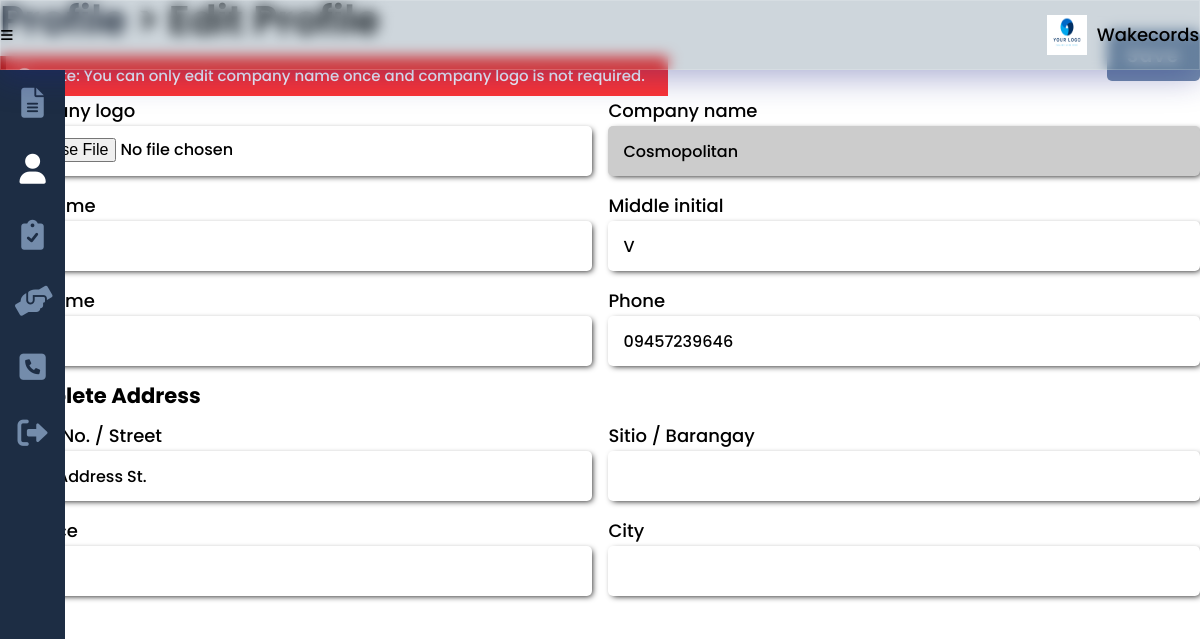
The page /edit_profile.php (signed in) on the database its author committed.
### tables this page shows
CREATE TABLE `provider` (
  `provider_id` int(8) NOT NULL,
  `provider_logo` varchar(100) NOT NULL,
  `provider_company` varchar(25) NOT NULL,
  `provider_desc` varchar(200) NOT NULL,
  `provider_fname` varchar(25) NOT NULL,
  `provider_mi` char(1) NOT NULL,
  `provider_lname` varchar(25) NOT NULL,
  `provider_type` varchar(15) NOT NULL,
  `provider_phone` varchar(11) NOT NULL,
  `provider_address` varchar(300) NOT NULL,
  `provider_email` varchar(50) NOT NULL,
  `provider_pass` varchar(100) NOT NULL
);

### others/db.php (called while the page is built, shortened)
<?php
	class DB
	{
		static $hostname = "localhost";
		static $dbname = "wakecords";
		static $username  = "root";
		static $password = "";
		public static function query($sql, $params=array(), $transactType)
		{
			$rows = array();
			try
			{
				$db = new PDO("mysql:host=". self::$hostname ."; dbname=". self::$dbname,  self::$username,  self::$password);
				$db->setAttribute(PDO::ATTR_ERRMODE, PDO::ERRMODE_EXCEPTION);
				$cmd = $db->prepare($sql);
				$cmd->execute($params);
				if($transactType == "READ")
					$rows = $cmd->fetchAll();
				else
					$rows = $db->lastInsertId();
			}
			catch(PDOException $e)
			{
				echo $e->getMessage();
			}
			return $rows;
		}
	}

### edit_profile.php (the view, shortened to what this page needs)
<?php
	include("others/functions.php");
	include("others/head.php");
	$user = current_user();
?>
<body>
	<div class="container">
		<?php include("others/header.php"); ?>
		<div class="banner">
			<?php
			include("others/sidebar.php"); ?>
			<section class="banner-con">
				<div class="wrapper">
					<div class="banner-div">
						<h2><a href="profile.php">Profile</a> <span>> Edit Profile</span></h2>
						<?php
						if(user_type() == "provider"){
							messaging("error", "Note: You can only edit company name once and company logo is not required.");
						}
						?>
						<form class="profile <?php echo (user_type() == "admin") ? "column":""; ?>" method="post" enctype="multipart/form-data">
							<?php
							if(user_type() == "admin"){
							?>
								<div>
									<label for="label-name">First name</label>
									<input type="text" name="txtfn" id="label-name" value="<?php echo $user['admin_fname']; ?>" required>
								</div>
								<div>
									<label for="label-name">Middle initial</label>
									<input type="text" name="txtmi" id="label-name" value="<?php echo $user['admin_mi']; ?>" maxlength="1" required>
								</div>
								<div>
									<label for="label-name">Last name</label>
									<input type="text" name="txtln" id="label-name" value="<?php echo $user['admin_lname']; ?>" required>
								</div>
							<?php
							}
							else {
								if(user_type() == "provider"){
									$name = (empty($user['provider_company'])) ? 'required':'readonly';
									echo "
									<div>
										<label>Company logo</label>
										<input class='' type='file' name='file_logo'>
									</div>
									<div>
										<label>Company name</label>
										<input class='".$name."' type='text' name='txtcn' value='".$user['provider_company']."' ".$name.">
									</div>
									";
								}
							?>
								<div>
									<label for="label-name">First name</label>
									<input type="text" name="txtfn" id="label-name" value="<?php echo (user_type() == 'seeker')?$user['seeker_fname']:$user['provider_fname']; ?>" required>
								</div>
								<div>
									<label for="label-name">Middle initial</label>
									<input type="text" name="txtmi" id="label-name" value="<?php echo (user_type() == 'seeker')?$user['seeker_mi']:$user['provider_mi']; ?>" maxlength="1" required>
								</div>
								<div>
									<label for="label-name">Last name</label>
									<input type="text" name="txtln" id="label-name" value="<?php echo (user_type() == 'seeker')?$user['seeker_lname']:$user['provider_lname']; ?>" required>
								</div>
								<div>
									<label for="label-name">Phone</label>
									<input type="text" name="txtphone" id="label-name" value="<?php echo (user_type() == 'seeker')?$user['seeker_phone']:$user['provider_phone']; ?>" maxlength="11" placeholder="Ex. 09998765432" required>
								</div>
								<h3 style='width:100%;'>Complete Address</h3>
								<?php
								if(user_type() == 'seeker') $address = $user['seeker_address'];
								else $address = $user['provider_address'];
								$empty_address = false;
								$address = explode(",", $address);
								?>
								<div>
									<label>House No. / Street</label>
									<input type="text" name="txtstreet" value="<?php echo ($empty_address) ? "":$address[0]; ?>" required>
								</div>
								<div>
									<label>Sitio / Barangay</label>
									<input type="text" name="txtbrgy" value="<?php echo ($empty_address) ? "":$address[1]; ?>" required>
								</div>
								<div>
									<label>Province</label>
									<input type="text" name="txtprovince" value="<?php echo ($empty_address) ? "":$address[3]; ?>" required>
								</div>
								<div>
									<label>City</label>
									<input type="text" name="txtcity" value="<?php echo ($empty_address) ? "":$address[2]; ?>" required>
								</div>
							<?php
							}
							?>
							<button class="btn btn-link-absolute higher-top" type="submit" name="btnsave">Save</button>
						</form>
					</div>
				</div>
			</section>
		</div>
	</div>
</body>
</html>

### others/header.php (shortened to what this page needs)
<div class="header">
	<button class="header-btn" data-menu-icon>
		<i class="fa-solid fa-bars"></i>
	</button>
	<picture>
		<?php
			if(isset($_SESSION['provider'])){
				$provider = provider();
				if(empty($provider['provider_logo'])){
		?>
				<svg xmlns="http://www.w3.org/2000/svg" viewBox="0 0 640 512"><path d="M425.1 482.6c-2.303-1.25-4.572-2.559-6.809-3.93l-7.818 4.493c-6.002 3.504-12.83 5.352-19.75 5.352c-10.71 0-21.13-4.492-28.97-12.75c-18.41-20.09-32.29-44.15-40.22-69.9c-5.352-18.06 2.343-36.87 17.83-45.24l8.018-4.669c-.0664-2.621-.0664-5.242 0-7.859l-7.655-4.461c-12.3-6.953-19.4-19.66-19.64-33.38C305.6 306.3 290.4 304 274.7 304H173.3C77.61 304 0 381.7 0 477.4C0 496.5 15.52 512 34.66 512H413.3c5.727 0 10.9-1.727 15.66-4.188c-2.271-4.984-3.86-10.3-3.86-16.06V482.6zM224 256c70.7 0 128-57.31 128-128S294.7 0 224 0C153.3 0 96 57.31 96 128S153.3 256 224 256zM610.5 373.3c2.625-14 2.625-28.5 0-42.5l25.75-15c3-1.625 4.375-5.125 3.375-8.5c-6.75-21.5-18.25-41.13-33.25-57.38c-2.25-2.5-6-3.125-9-1.375l-25.75 14.88c-10.88-9.25-23.38-16.5-36.88-21.25V212.3c0-3.375-2.5-6.375-5.75-7c-22.25-5-45-4.875-66.25 0c-3.25 .625-5.625 3.625-5.625 7v29.88c-13.5 4.75-26 12-36.88 21.25L394.4 248.5c-2.875-1.75-6.625-1.125-9 1.375c-15 16.25-26.5 35.88-33.13 57.38c-1 3.375 .3751 6.875 3.25 8.5l25.75 15c-2.5 14-2.5 28.5 0 42.5l-25.75 15c-3 1.625-4.25 5.125-3.25 8.5c6.625 21.5 18.13 41 33.13 57.38c2.375 2.5 6 3.125 9 1.375l25.88-14.88c10.88 9.25 23.38 16.5 36.88 21.25v29.88c0 3.375 2.375 6.375 5.625 7c22.38 5 45 4.875 66.25 0c3.25-.625 5.75-3.625 5.75-7v-29.88c13.5-4.75 26-12 36.88-21.25l25.75 14.88c2.875 1.75 6.75 1.125 9-1.375c15-16.25 26.5-35.88 33.25-57.38c1-3.375-.3751-6.875-3.375-8.5L610.5 373.3zM496 400.5c-26.75 0-48.5-21.75-48.5-48.5s21.75-48.5 48.5-48.5c26.75 0 48.5 21.75 48.5 48.5S522.8 400.5 496 400.5z"/></svg>
		<?php
				}
				else echo "<img class='header-logo' src='images/providers/".$provider['provider_type']."/".$_SESSION['provider']."/".$provider['provider_logo']."' >";
			}
			else echo "<img class='header-logo' src='images/main-logo.png'>";
		?>
		<div>Wakecords</div>
	</picture>
</div>

### css/style.css (style rules this page uses)
:root { --dark-blue:#0d1321; --light-blue:#1d2d44; --pale-blue:#3e5c76; --light-gray:#748cab; --gray: #ccc; --peach:#f0ebd8; --header-height:70px; --red: hsl(0,100%,40%); --green: hsl(133, 75%, 30%); --blue: hsl(180, 75%, 40%); --em-1: 1em; --rem-1: 1rem; --box-shadow: 2px 2px 6px -2px #000; }
* { padding:0;margin:0;box-sizing:border-box;resize:none;outline:none;border:none;text-decoration:none;list-style:none; }
body { font:500 18px/30px Poppins,sans-serif; }
.wrapper { width:100%;margin:0 auto 0 0;padding:0 var(--size-3) var(--size-8) var(--size-11); }
section, main { padding:100px 0;background:#fff; }
h1,h2 { line-height:100%;margin-bottom:40px;position:relative; }
h2 { margin-bottom:var(--rem-1); }
h3 { margin-bottom:10px;position:relative; }
h2 { font-size:40px;font-weight:600; }
h2 a { display:inline-block;position:relative;color:var(--dark-blue); }
h2 a:after { content:"";position:absolute;width:100%;transform:scaleX(0);height:2px;bottom:0;left:0;background-color:var(--light-blue);transform-origin:bottom right;transition:transform 0.25s ease-out; }
input, input:not([type="checkbox"]):not([type="radio"]), textarea, select { display:block;width:100%;height:50px;border-radius:5px;padding-inline:15px;font:500 16px/30px Poppins,sans-serif;resize:none;margin-bottom:15px;box-shadow:var(--box-shadow); }
input[type="file"] { padding-top:9px; }
input:disabled, input.readonly { background-color:var(--gray); }
.btn { display:inline-block;width:fit-content;background:var(--light-gray);color:#fff;text-align:center;text-decoration:none;letter-spacing:2px;margin-right:25px;font:600 18px/20px Poppins,sans-serif;padding:15px 20px;border-radius:5px; }
.higher-top { top:-65px !important; }
.header { display:flex;justify-content:space-between;box-shadow:var(--shadow-4);padding:var(--size-3);position:fixed;width:100%;height:var(--header-height);align-items:center;z-index:100;background: rgba( 62, 92, 118, 0.25 );box-shadow: 0 8px 32px 0 rgba( 31, 38, 135, 0.37 );-webkit-backdrop-filter: blur( 7px );backdrop-filter: blur( 7px );border: 1px solid rgba( 255, 255, 255, 0.18 ); }
img.header-logo { width:40px;height:40px; }
button.header-btn { background:none; }
button.header-btn i { font-size:var(--size-7); }
.header picture { display:flex;justify-content:space-between;align-items:center;column-gap:10px; }
.banner-con { width:100%;padding:0; }
.banner-div { height:100%;padding-top:var(--size-11);position:relative;margin-bottom:var(--em-1); }
.banner-div h2 span { font-size:var(--size-5); }
.banner-div form.profile, .checkbox { display:flex;justify-content:space-between;flex-wrap:wrap;position:relative;padding-bottom:var(--size-3); }
.banner-div form.profile > div { width:49.3%;margin-bottom:15px; }
.banner-div form.profile > div input, .banner-div form.profile > div textarea, .banner-div form.profile > div select { margin-bottom:0; }
.btn.btn-link-absolute { position:absolute;top:var(--size-11);right:0;margin-inline:0; }

### rows shown on the page
provider: provider_type+provider_logo (picture), txtcn "Cosmopolitan", txtfn "Jane", txtmi "V", txtln "Doe", txtphone "09457239646", txtstreet "Fake Address St."

### other values the page prints
$msg "Note: You can only edit company name once and company logo is not required."
